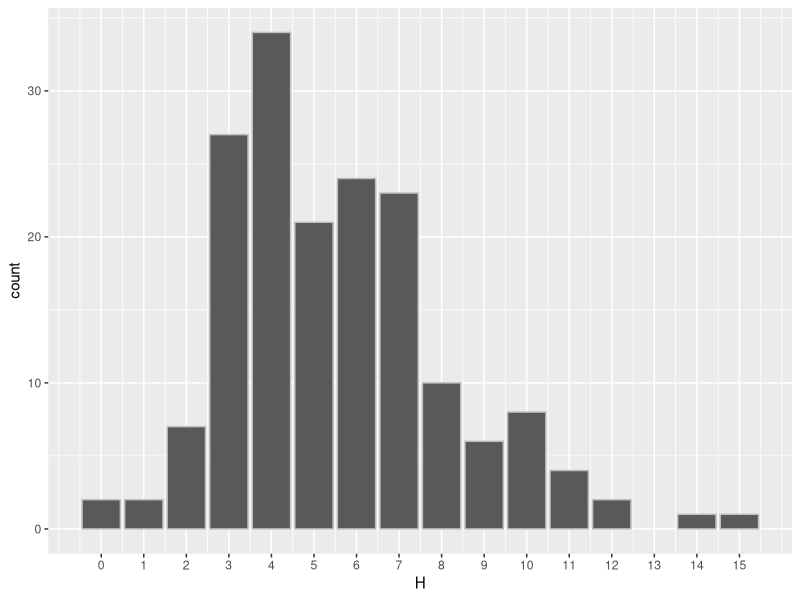
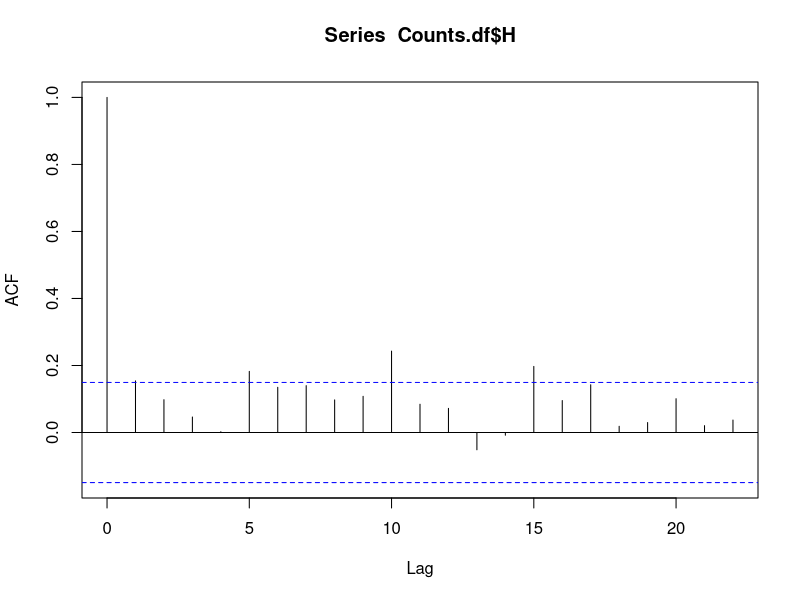
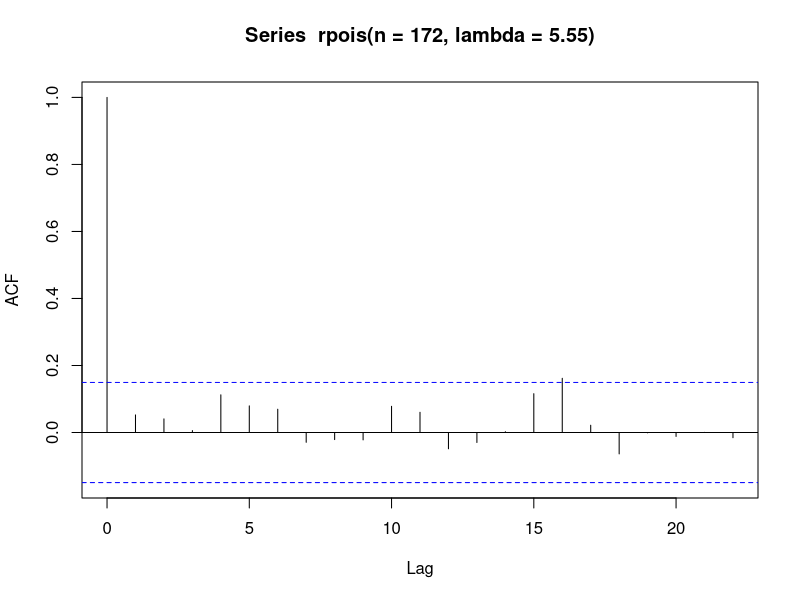
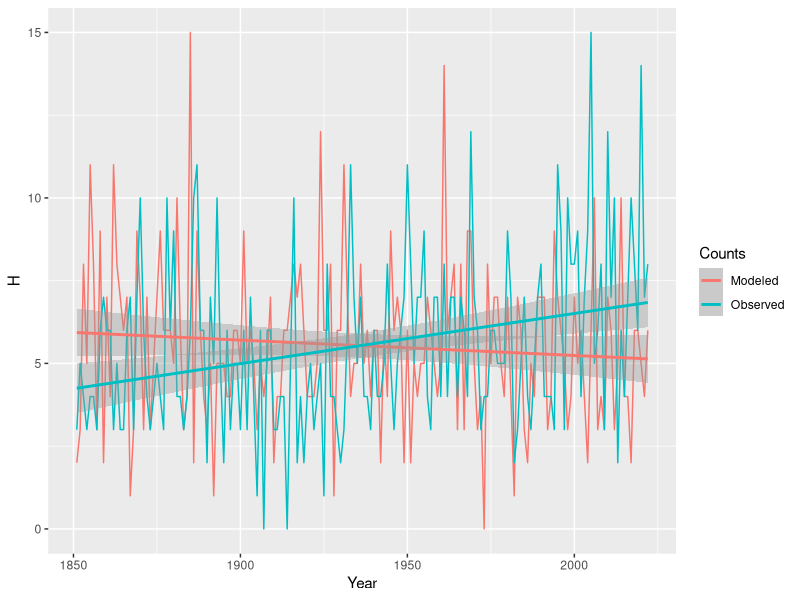
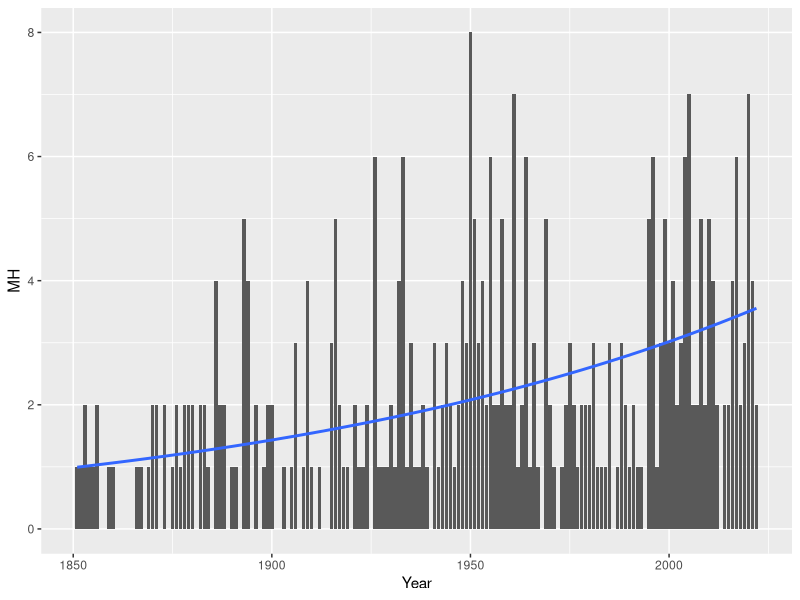
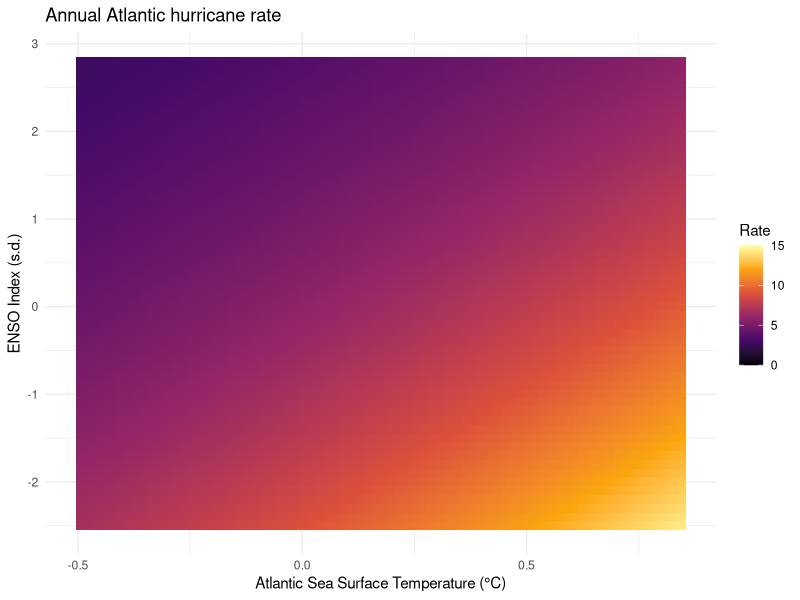

The R source for these figures, in order:
## ---- chunk 1
#| echo: true
Counts.df <- readr::read_table(file = here::here("data", "NATL_Counts.txt"))

Counts.df |>
  head()
## ---- chunk 2
#| echo: true
Counts.df |>
  dplyr::pull(H)
## ---- chunk 3
#| echo: true
Counts.df |>
  dplyr::pull(H) |>
  table()
## ---- chunk 4
#| echo: true
Counts.df |>
  dplyr::summarize(NYears = dplyr::n(),
                   Avg = mean(H),
                   Var = var(H),
                   Ratio = Var/Avg)
## ---- chunk 5
#| echo: true
library(ggplot2)

ggplot(data = Counts.df,
       mapping = aes(x = H)) +
  geom_bar(color = "gray") +
  scale_x_continuous(breaks = 0:15)
## ---- chunk 6
rnorm(n = 200, mean = 180, sd = 15)
## ---- chunk 7
#| echo: true
( H1 <- rpois(n = 172, lambda = 5.55) )
## ---- chunk 8
#| echo: true
H1 |>
  table()
## ---- chunk 9
#| echo: true
Ratio <- NULL
for(i in 1:10000){
  H <- rpois(n = 172, lambda = 5.55)
  Ratio <- c(Ratio, var(H)/mean(H)) 
}
sum(Ratio > 1.22) / 10000
## ---- chunk 10
#| echo: true
Counts.df$H |>
  acf()
## ---- chunk 11
#| echo: true
rpois(n = 172, lambda = 5.55) |>
  acf()
## ---- chunk 12
#| echo: true
df <- data.frame(Year = rep(Counts.df$Year, times = 2),
                 Counts = rep(c("Observed", "Modeled"), each = 172),
                 H = c(Counts.df$H, rpois(n = 172, lambda = 5.55)))
ggplot(data = df,
       mapping = aes(x = Year, y = H, color = Counts)) +
  geom_line() +
  geom_smooth(method = lm)
## ---- chunk 13
#| echo: true
lm(H ~ Year, data = Counts.df)
## ---- chunk 14
#| echo: true
Counts.df |>
  dplyr::summarize(NYears = dplyr::n(),
                   Avg = mean(MH),
                   Var = var(MH),
                   Ratio = Var/Avg)
## ---- chunk 15
#| echo: true

ggplot(data = Counts.df,
       mapping = aes(x = Year, y = MH)) +
  geom_col() +
  geom_smooth(method = glm, 
              method.args = list(family = 'poisson'),
              se = FALSE)
## ---- chunk 16
glm(MH ~ Year, data = Counts.df, family = poisson)
## ---- chunk 17
#| echo: true
ENSO.df <- readr::read_table(file = here::here("data", "CENSO.txt"))
SST.df <- readr::read_table(file = here::here("data", "TNA_SST.txt"))
Counts.df <- readr::read_table(file = here::here("data", "NATL_Counts.txt")) |>
  dplyr::filter(Year >= 1948)

df <- data.frame(Year = Counts.df$Year,
                 H = Counts.df$H,
                 MH = Counts.df$MH,
                 SST = (SST.df$Aug + SST.df$Sep + SST.df$Oct)/3,
                 ENSO = (ENSO.df$Aug + ENSO.df$Sep + ENSO.df$Oct)/3)
## ---- chunk 18
#| echo: true
model <- glm(H ~ SST + ENSO, data = df,
             family = poisson)
## ---- chunk 19
#| echo: true
#| output-location: slide
grd <- expand.grid(SST = seq(-.5, .85, .01), 
                   ENSO = seq(-2.5, 2.8, .1))
z <- predict(model, newdata = grd, type = "response")
grd$H <- z
ggplot(data = grd,
       mapping = aes(x = SST, y = ENSO, fill = H)) + 
        geom_tile() +
        scale_fill_viridis_c(limits = c(0, 15), option = "inferno") +
        labs(fill = "Rate") +
        xlab("Atlantic Sea Surface Temperature (°C)") + 
        ylab("ENSO Index (s.d.)") +
        ggtitle(label = "Annual Atlantic hurricane rate") +
        theme_minimal()
## ---- chunk 20
Counts.df <- readr::read_table(file = here::here("data", "CONUS_Counts.txt"))

Counts.df |>
  head()
